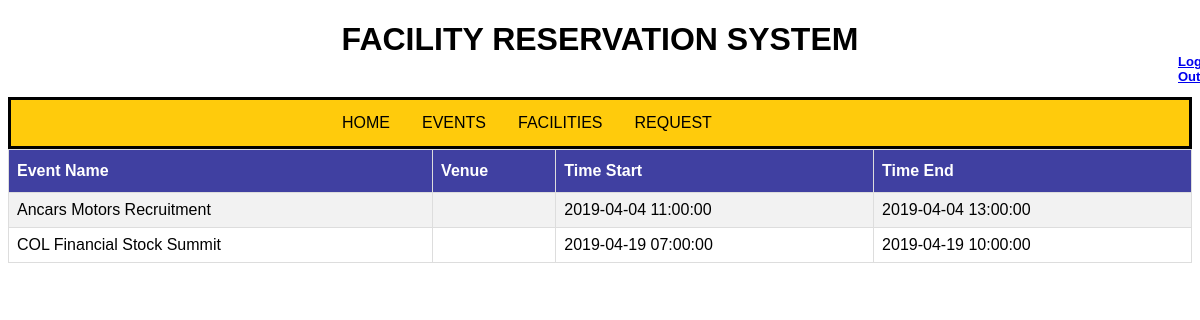
Screenshot of /php/event_page_office.php (signed in) with the database file from the repository.
### tables this page shows
CREATE TABLE `reservation` (
  `resID` int(100) NOT NULL,
  `user_ID` int(11) NOT NULL,
  `title` varchar(255) NOT NULL,
  `Venue` varchar(100) NOT NULL,
  `start_event` datetime NOT NULL,
  `end_event` datetime NOT NULL,
  `status` varchar(100) NOT NULL DEFAULT 'Pending'
);

### php/event_page_office.php (the view, shortened to what this page needs)
<?php
  include('session.php');
?>
<!DOCTYPE html>
<html>
<head>
  <link rel="stylesheet" href="../stylesheet/style.css">
  <h1>FACILITY RESERVATION SYSTEM</h1>
  <h3><a href="logout.php" class="signup">Log Out</a></h3>
</head>
<body>
  <ul class="menu">
    <li class="home"><a href="../pages/office/home_office.php" class="home">HOME</a></li>
    <li class="events"><a href="event_page_office.php" class="events">EVENTS</a></li>
    <li class="faci"><a href="list_facilities_office.php" class="faci">FACILITIES</a></li>
    <li class="req"><a href="list_of_requests_office.php" class="req">REQUEST</a></li>
  </ul>
  <table id="customers">
      <tr>
        <th>Event Name</th>
        <th>Venue</th>
        <th>Time Start</th>
        <th>Time End</th>
      </tr>
  <?php
    $sql = "SELECT * FROM reservation WHERE status LIKE 'Approved'";
    $result = $conn-> query($sql);
    if ($result-> num_rows > 0){
      while ($row = $result-> fetch_assoc()){
        echo "<tr>
            <td>" . $row["title"] . "</td>
            <td>" . $row["Venue"] . "</td>
            <td>"  . $row["start_event"] . "</td>
            <td>" . $row["end_event"] . "</td>
            </tr>";
      }
      echo "</table>";
    }else{
      echo "0 result";
    }
  ?>
  </body>
  </html>

### stylesheet/style.css (style rules this page uses)
h1 { text-align: center; }
h3 { margin-left: 1170px; font-size: 13px; margin-top:-26px; }
ul.menu { list-style-type: none; margin: 0px; padding: 0; overflow: hidden; background-color:#ffcb0c; border-style: solid; }
li.home { float: left; margin-right: -450px; margin-left: 315px; }
li.events { float: left; margin-right: -450px; margin-left: 395px; }
li.faci { float: left; margin-right: -450px; margin-left: 450px; }
li.req { float: left; margin-right: -450px; margin-left: 450px; }
li a.home { display: block; color: black; text-align: center; padding: 14px 16px; text-decoration: none; font-style: bold; }
li a.events { display: block; color: black; text-align: center; padding: 14px 16px; text-decoration: none; font-style: bold; }
li a.faci { display: block; color: black; text-align: center; padding: 14px 16px; text-decoration: none; font-style: bold; }
li a.req { display: block; color: black; text-align: center; padding: 14px 16px; text-decoration: none; font-style: bold; }
body { font-family: Arial, Helvetica, sans-serif; }
#customers { font-family: "Trebuchet MS", Arial, Helvetica, sans-serif; border-collapse: collapse; width: 100%; }
#customers td, #customers th { border: 1px solid #ddd; padding: 8px; }
#customers tr:nth-child(even) { background-color: #f2f2f2; }
#customers th { padding-top: 12px; padding-bottom: 12px; text-align: left; background-color: #4040a1; color: white; }

### rows the page displays
reservation: title "Ancars Motors Recruitment", start_event "2019-04-04 11:00:00", end_event "2019-04-04 13:00:00"
reservation: title "COL Financial Stock Summit", start_event "2019-04-19 07:00:00", end_event "2019-04-19 10:00:00"
